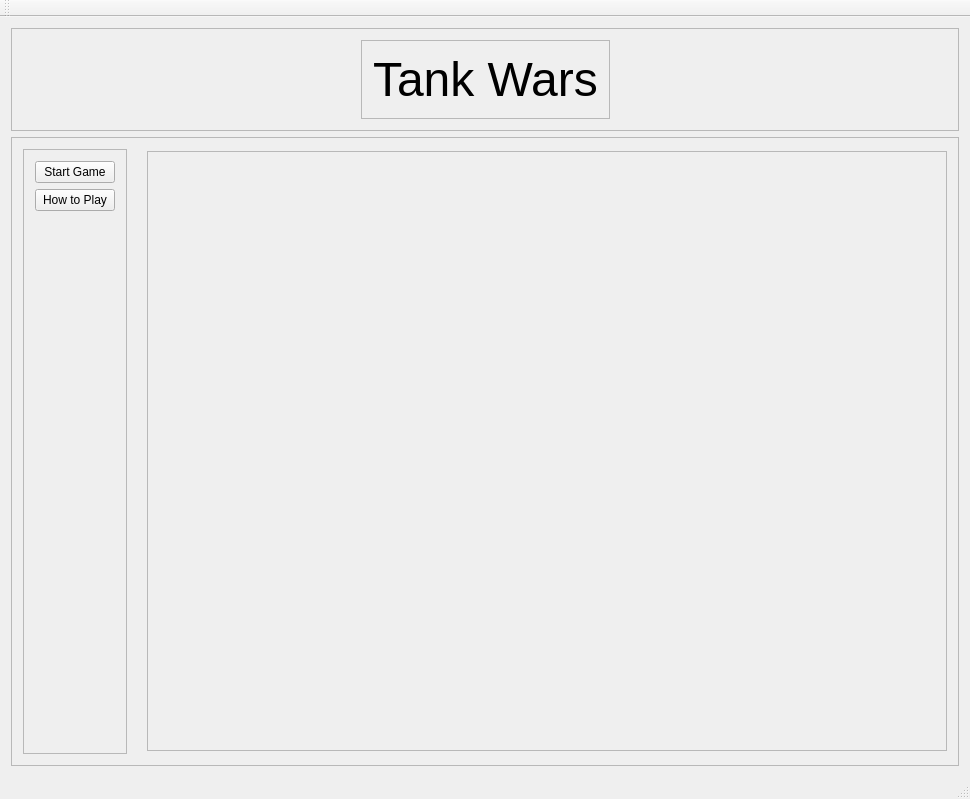
<?xml version="1.0" encoding="UTF-8"?>
<ui version="4.0">
 <class>MainWindow</class>
 <widget class="QMainWindow" name="MainWindow">
  <property name="geometry">
   <rect>
    <x>0</x>
    <y>0</y>
    <width>970</width>
    <height>799</height>
   </rect>
  </property>
  <property name="windowTitle">
   <string>MainWindow</string>
  </property>
  <widget class="QWidget" name="centralWidget">
   <layout class="QVBoxLayout" name="verticalLayout_3">
    <item>
     <widget class="QFrame" name="frame_3">
      <property name="frameShape">
       <enum>QFrame::StyledPanel</enum>
      </property>
      <property name="frameShadow">
       <enum>QFrame::Raised</enum>
      </property>
      <layout class="QHBoxLayout" name="horizontalLayout">
       <item>
        <spacer name="horizontalSpacer_2">
         <property name="orientation">
          <enum>Qt::Horizontal</enum>
         </property>
         <property name="sizeHint" stdset="0">
          <size>
           <width>336</width>
           <height>20</height>
          </size>
         </property>
        </spacer>
       </item>
       <item>
        <widget class="QFrame" name="frame">
         <property name="frameShape">
          <enum>QFrame::StyledPanel</enum>
         </property>
         <property name="frameShadow">
          <enum>QFrame::Raised</enum>
         </property>
         <layout class="QVBoxLayout" name="verticalLayout">
          <item>
           <widget class="QLabel" name="label">
            <property name="text">
             <string>&lt;html&gt;&lt;head/&gt;&lt;body&gt;&lt;p&gt;&lt;span style=&quot; font-size:36pt;&quot;&gt;Tank Wars&lt;/span&gt;&lt;/p&gt;&lt;/body&gt;&lt;/html&gt;</string>
            </property>
           </widget>
          </item>
         </layout>
        </widget>
       </item>
       <item>
        <spacer name="horizontalSpacer">
         <property name="orientation">
          <enum>Qt::Horizontal</enum>
         </property>
         <property name="sizeHint" stdset="0">
          <size>
           <width>335</width>
           <height>20</height>
          </size>
         </property>
        </spacer>
       </item>
      </layout>
     </widget>
    </item>
    <item>
     <widget class="QFrame" name="frame_2">
      <property name="frameShape">
       <enum>QFrame::StyledPanel</enum>
      </property>
      <property name="frameShadow">
       <enum>QFrame::Raised</enum>
      </property>
      <layout class="QHBoxLayout" name="horizontalLayout_2">
       <item>
        <widget class="QFrame" name="frame_4">
         <property name="frameShape">
          <enum>QFrame::StyledPanel</enum>
         </property>
         <property name="frameShadow">
          <enum>QFrame::Raised</enum>
         </property>
         <layout class="QVBoxLayout" name="verticalLayout_2">
          <item>
           <widget class="QPushButton" name="btnStartl">
            <property name="text">
             <string>Start Game</string>
            </property>
           </widget>
          </item>
          <item>
           <widget class="QPushButton" name="pushButton_2">
            <property name="text">
             <string>How to Play</string>
            </property>
           </widget>
          </item>
          <item>
           <spacer name="verticalSpacer">
            <property name="orientation">
             <enum>Qt::Vertical</enum>
            </property>
            <property name="sizeHint" stdset="0">
             <size>
              <width>20</width>
              <height>40</height>
             </size>
            </property>
           </spacer>
          </item>
         </layout>
        </widget>
       </item>
       <item>
        <spacer name="horizontalSpacer_3">
         <property name="orientation">
          <enum>Qt::Horizontal</enum>
         </property>
         <property name="sizeHint" stdset="0">
          <size>
           <width>40</width>
           <height>20</height>
          </size>
         </property>
        </spacer>
       </item>
       <item>
        <widget class="QFrame" name="frame_5">
         <property name="minimumSize">
          <size>
           <width>800</width>
           <height>600</height>
          </size>
         </property>
         <property name="maximumSize">
          <size>
           <width>800</width>
           <height>600</height>
          </size>
         </property>
         <property name="frameShape">
          <enum>QFrame::StyledPanel</enum>
         </property>
         <property name="frameShadow">
          <enum>QFrame::Raised</enum>
         </property>
        </widget>
       </item>
      </layout>
     </widget>
    </item>
   </layout>
  </widget>
  <widget class="QMenuBar" name="menuBar">
   <property name="geometry">
    <rect>
     <x>0</x>
     <y>0</y>
     <width>970</width>
     <height>25</height>
    </rect>
   </property>
  </widget>
  <widget class="QToolBar" name="mainToolBar">
   <attribute name="toolBarArea">
    <enum>TopToolBarArea</enum>
   </attribute>
   <attribute name="toolBarBreak">
    <bool>false</bool>
   </attribute>
  </widget>
  <widget class="QStatusBar" name="statusBar"/>
 </widget>
 <layoutdefault spacing="6" margin="11"/>
 <resources/>
 <connections/>
</ui>
